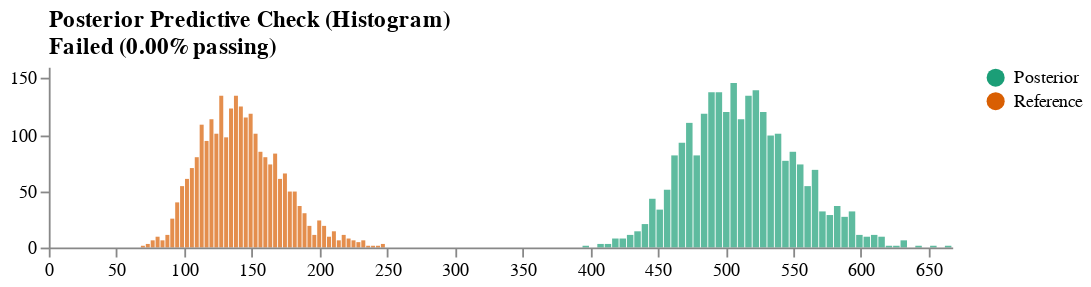

The cell this chart's notebook holds for it:
### Code cell
result, schema = checks.posterior_predictive(r30, i30, tests=[checks.KL(1)])
xvega.ipy_display(schema)

### Figure 1 — Vega specification as saved in the notebook (floating-point values rounded to 4 significant figures)
{"$schema": "https://vega.github.io/schema/vega/v5.json", "axes": [{"orient": "bottom", "scale": "xscale", "zindex": 1}, {"orient": "left", "scale": "yscale", "tickCount": 5, "zindex": 1}], "data": [{"name": "binned", "values": [{"bin0": 394.3, "bin1": 399.8, "count": 1, "label": "Posterior"}, {"bin0": 399.8, "bin1": 405.3, "count": 0, "label": "Posterior"}, {"bin0": 405.3, "bin1": 410.7, "count": 3, "label": "Posterior"}, {"bin0": 410.7, "bin1": 416.2, "count": 3, "label": "Posterior"}, {"bin0": 416.2, "bin1": 421.7, "count": 8, "label": "Posterior"}, {"bin0": 421.7, "bin1": 427.1, "count": 8, "label": "Posterior"}, {"bin0": 427.1, "bin1": 432.6, "count": 11, "label": "Posterior"}, {"bin0": 432.6, "bin1": 438.1, "count": 14, "label": "Posterior"}, {"bin0": 438.1, "bin1": 443.5, "count": 21, "label": "Posterior"}, {"bin0": 443.5, "bin1": 449.0, "count": 44, "label": "Posterior"}, {"bin0": 449.0, "bin1": 454.5, "count": 33, "label": "Posterior"}, {"bin0": 454.5, "bin1": 459.9, "count": 52, "label": "Posterior"}, {"bin0": 459.9, "bin1": 465.4, "count": 81, "label": "Posterior"}, {"bin0": 465.4, "bin1": 470.8, "count": 93, "label": "Posterior"}, {"bin0": 470.8, "bin1": 476.3, "count": 111, "label": "Posterior"}, {"bin0": 476.3, "bin1": 481.8, "count": 81, "label": "Posterior"}, {"bin0": 481.8, "bin1": 487.2, "count": 119, "label": "Posterior"}, {"bin0": 487.2, "bin1": 492.7, "count": 137, "label": "Posterior"}, {"bin0": 492.7, "bin1": 498.2, "count": 138, "label": "Posterior"}, {"bin0": 498.2, "bin1": 503.6, "count": 120, "label": "Posterior"}, {"bin0": 503.6, "bin1": 509.1, "count": 146, "label": "Posterior"}, {"bin0": 509.1, "bin1": 514.6, "count": 114, "label": "Posterior"}, {"bin0": 514.6, "bin1": 520.0, "count": 135, "label": "Posterior"}, {"bin0": 520.0, "bin1": 525.5, "count": 140, "label": "Posterior"}, {"bin0": 525.5, "bin1": 530.9, "count": 120, "label": "Posterior"}, {"bin0": 530.9, "bin1": 536.4, "count": 99, "label": "Posterior"}, {"bin0": 536.4, "bin1": 541.9, "count": 101, "label": "Posterior"}, {"bin0": 541.9, "bin1": 547.3, "count": 77, "label": "Posterior"}, {"bin0": 547.3, "bin1": 552.8, "count": 85, "label": "Posterior"}, {"bin0": 552.8, "bin1": 558.3, "count": 73, "label": "Posterior"}, {"bin0": 558.3, "bin1": 563.7, "count": 54, "label": "Posterior"}, {"bin0": 563.7, "bin1": 569.2, "count": 68, "label": "Posterior"}, {"bin0": 569.2, "bin1": 574.7, "count": 32, "label": "Posterior"}, {"bin0": 574.7, "bin1": 580.1, "count": 29, "label": "Posterior"}, {"bin0": 580.1, "bin1": 585.6, "count": 37, "label": "Posterior"}, {"bin0": 585.6, "bin1": 591.0, "count": 27, "label": "Posterior"}, {"bin0": 591.0, "bin1": 596.5, "count": 32, "label": "Posterior"}, {"bin0": 596.5, "bin1": 602.0, "count": 11, "label": "Posterior"}, {"bin0": 602.0, "bin1": 607.4, "count": 9, "label": "Posterior"}, {"bin0": 607.4, "bin1": 612.9, "count": 11, "label": "Posterior"}, {"bin0": 612.9, "bin1": 618.4, "count": 10, "label": "Posterior"}, {"bin0": 618.4, "bin1": 623.8, "count": 1, "label": "Posterior"}, {"bin0": 623.8, "bin1": 629.3, "count": 1, "label": "Posterior"}, {"bin0": 629.3, "bin1": 634.8, "count": 6, "label": "Posterior"}, {"bin0": 634.8, "bin1": 640.2, "count": 0, "label": "Posterior"}, {"bin0": 640.2, "bin1": 645.7, "count": 1, "label": "Posterior"}, {"bin0": 645.7, "bin1": 651.2, "count": 0, "label": "Posterior"}, {"bin0": 651.2, "bin1": 656.6, "count": 2, "label": "Posterior"}, {"bin0": 656.6, "bin1": 662.1, "count": 0, "label": "Posterior"}, {"bin0": 662.1, "bin1": 667.5, "count": 1, "label": "Posterior"}, {"bin0": 68.05, "bin1": 71.67, "count": 2, "label": "Reference"}, {"bin0": 71.67, "bin1": 75.29, "count": 4, "label": "Reference"}, {"bin0": 75.29, "bin1": 78.91, "count": 7, "label": "Reference"}, {"bin0": 78.91, "bin1": 82.53, "count": 10, "label": "Reference"}, {"bin0": 82.53, "bin1": 86.14, "count": 6, "label": "Reference"}, {"bin0": 86.14, "bin1": 89.76, "count": 12, "label": "Reference"}, {"bin0": 89.76, "bin1": 93.38, "count": 25, "label": "Reference"}, {"bin0": 93.38, "bin1": 97.0, "count": 40, "label": "Reference"}, {"bin0": 97.0, "bin1": 100.6, "count": 54, "label": "Reference"}, {"bin0": 100.6, "bin1": 104.2, "count": 61, "label": "Reference"}, {"bin0": 104.2, "bin1": 107.9, "count": 70, "label": "Reference"}, {"bin0": 107.9, "bin1": 111.5, "count": 80, "label": "Reference"}, {"bin0": 111.5, "bin1": 115.1, "count": 109, "label": "Reference"}, {"bin0": 115.1, "bin1": 118.7, "count": 94, "label": "Reference"}, {"bin0": 118.7, "bin1": 122.3, "count": 113, "label": "Reference"}, {"bin0": 122.3, "bin1": 125.9, "count": 101, "label": "Reference"}, {"bin0": 125.9, "bin1": 129.6, "count": 134, "label": "Reference"}, {"bin0": 129.6, "bin1": 133.2, "count": 97, "label": "Reference"}, {"bin0": 133.2, "bin1": 136.8, "count": 123, "label": "Reference"}, {"bin0": 136.8, "bin1": 140.4, "count": 134, "label": "Reference"}, {"bin0": 140.4, "bin1": 144.0, "count": 125, "label": "Reference"}, {"bin0": 144.0, "bin1": 147.7, "count": 116, "label": "Reference"}, {"bin0": 147.7, "bin1": 151.3, "count": 118, "label": "Reference"}, {"bin0": 151.3, "bin1": 154.9, "count": 101, "label": "Reference"}, {"bin0": 154.9, "bin1": 158.5, "count": 85, "label": "Reference"}, {"bin0": 158.5, "bin1": 162.1, "count": 80, "label": "Reference"}, {"bin0": 162.1, "bin1": 165.8, "count": 73, "label": "Reference"}, {"bin0": 165.8, "bin1": 169.4, "count": 83, "label": "Reference"}, {"bin0": 169.4, "bin1": 173.0, "count": 61, "label": "Reference"}, {"bin0": 173.0, "bin1": 176.6, "count": 66, "label": "Reference"}, {"bin0": 176.6, "bin1": 180.2, "count": 50, "label": "Reference"}, {"bin0": 180.2, "bin1": 183.8, "count": 49, "label": "Reference"}, {"bin0": 183.8, "bin1": 187.5, "count": 37, "label": "Reference"}, {"bin0": 187.5, "bin1": 191.1, "count": 31, "label": "Reference"}, {"bin0": 191.1, "bin1": 194.7, "count": 19, "label": "Reference"}, {"bin0": 194.7, "bin1": 198.3, "count": 11, "label": "Reference"}, {"bin0": 198.3, "bin1": 201.9, "count": 24, "label": "Reference"}, {"bin0": 201.9, "bin1": 205.6, "count": 20, "label": "Reference"}, {"bin0": 205.6, "bin1": 209.2, "count": 9, "label": "Reference"}, {"bin0": 209.2, "bin1": 212.8, "count": 15, "label": "Reference"}, {"bin0": 212.8, "bin1": 216.4, "count": 7, "label": "Reference"}, {"bin0": 216.4, "bin1": 220.0, "count": 11, "label": "Reference"}, {"bin0": 220.0, "bin1": 223.7, "count": 8, "label": "Reference"}, {"bin0": 223.7, "bin1": 227.3, "count": 7, "label": "Reference"}, {"bin0": 227.3, "bin1": 230.9, "count": 5, "label": "Reference"}, {"bin0": 230.9, "bin1": 234.5, "count": 6, "label": "Reference"}, {"bin0": 234.5, "bin1": 238.1, "count": 1, "label": "Reference"}, {"bin0": 238.1, "bin1": 241.7, "count": 1, "label": "Reference"}, {"bin0": 241.7, "bin1": 245.4, "count": 2, "label": "Reference"}, {"bin0": 245.4, "bin1": 249.0, "count": 3, "label": "Reference"}]}, {"name": "xref", "values": []}, {"name": "yref", "values": []}, {"name": "_ranges", "source": ["binned"], "transform": [{"as": ["min", "max"], "fields": ["bin0", "bin1"], "ops": ["min", "max"], "type": "aggregate"}]}], "description": "Histogram for visualizing a univariate distribution using static bins.", "height": 100, "legends": [{"fill": "color"}], "marks": [{"encode": {"hover": {"fill": {"value": "firebrick"}}, "update": {"fill": {"field": "label", "scale": "color"}, "opacity": {"value": 0.7}, "tooltip": {"field": "count"}, "x": {"field": "bin0", "scale": "xscale"}, "x2": {"field": "bin1", "offset": -0.5, "scale": "xscale"}, "y": {"field": "count", "scale": "yscale"}, "y2": {"scale": "yscale", "value": 0}}}, "from": {"data": "binned"}, "name": "bins", "type": "rect"}, {"clip": true, "encode": {"enter": {"stroke": {"value": "red"}}, "update": {"opacity": {"value": 1}, "x": {"field": "value", "scale": "xscale"}, "y": {"signal": "height"}, "y2": {"value": 0}}}, "from": {"data": "xref"}, "name": "x_highlights", "type": "rule"}, {"clip": true, "encode": {"enter": {"stroke": {"value": "red"}}, "update": {"opacity": {"value": 1}, "x": {"signal": "width"}, "x2": {"value": 0}, "y": {"field": "count", "scale": "yscale"}}}, "from": {"data": "yref"}, "name": "y_highlights", "type": "rule"}], "padding": 5, "scales": [{"domain": {"data": "_ranges", "fields": ["min", "max"]}, "name": "xscale", "range": "width", "type": "linear"}, {"domain": {"data": "binned", "field": "count"}, "name": "yscale", "nice": true, "range": "height", "round": true, "type": "linear", "zero": true}, {"domain": {"data": "binned", "field": "label"}, "name": "color", "range": {"scheme": "dark2"}, "type": "ordinal"}], "title": {"anchor": "start", "frame": "group", "orient": "top", "text": ["Posterior Predictive Check (Histogram)", "Failed (0.00% passing)"]}, "width": 500}
